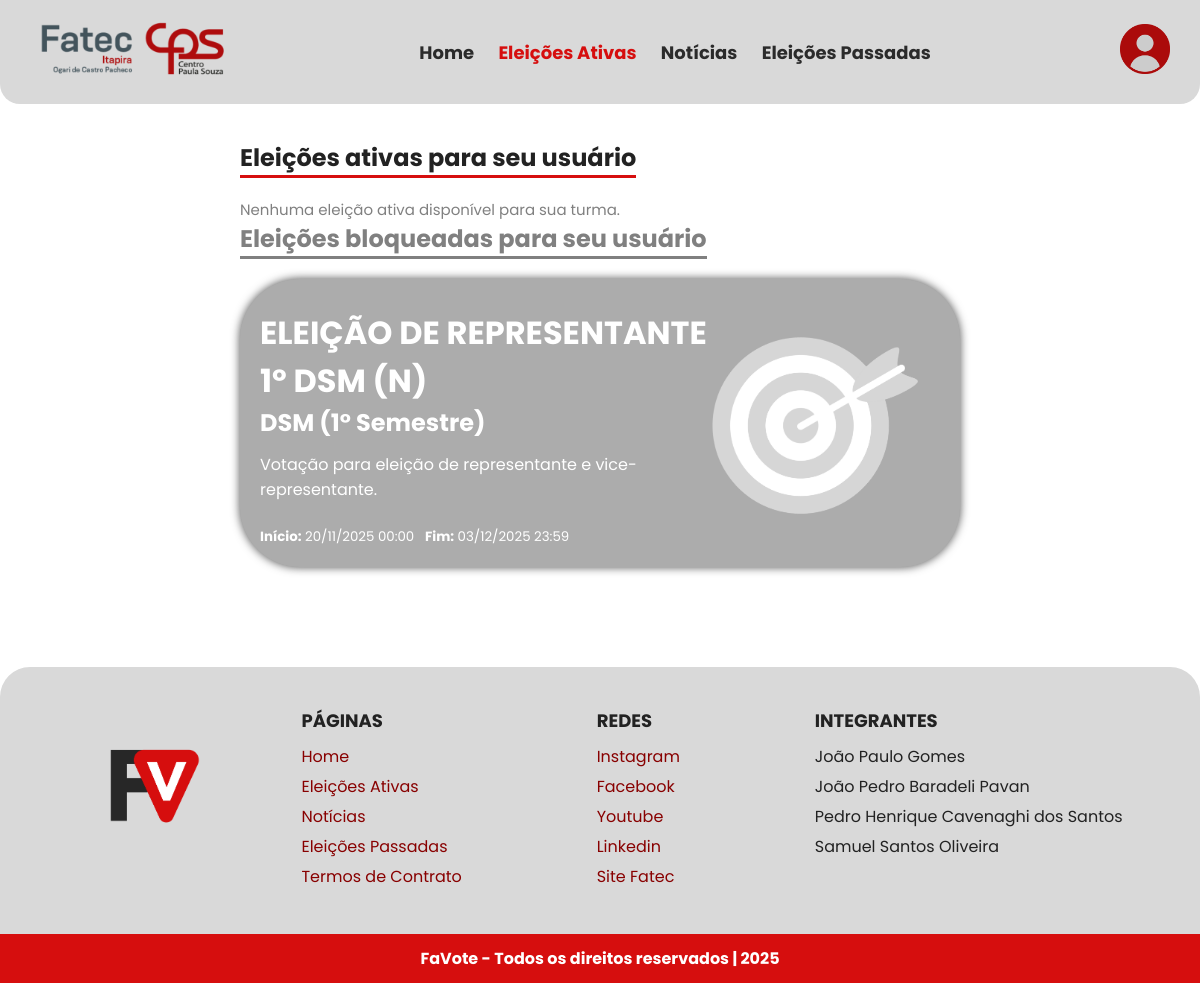
The app's page /Pages/eleAtive.php (signed in) with its own data.
### tables this page shows
CREATE TABLE `eleicoes` (
  `id` int(11) NOT NULL,
  `titulo` varchar(100) NOT NULL,
  `descricao` text DEFAULT NULL,
  `dataPostagem` datetime NOT NULL DEFAULT current_timestamp(),
  `data_inicio` datetime NOT NULL,
  `data_fim` datetime NOT NULL,
  `ativa` tinyint(1) DEFAULT 1,
  `turma_id` int(11) NOT NULL
);

CREATE TABLE `cursos` (
  `id` int(11) NOT NULL,
  `nome` varchar(50) NOT NULL
);

CREATE TABLE `semestres` (
  `id` int(11) NOT NULL,
  `nome` varchar(20) NOT NULL
);

### Pages/eleAtive.php (the view, shortened to what this page needs)
<?php
require '../php/config.php';
$turmaUsuario = isset($_SESSION['turma_id']) ? $_SESSION['turma_id'] : 0;
$sqlAtivas = "
SELECT
    e.*,
    c.nome AS curso_nome,
    s.nome AS semestre_nome
FROM eleicoes e
INNER JOIN turmas t ON e.turma_id = t.id
INNER JOIN cursos c ON t.curso_id = c.id
INNER JOIN semestres s ON t.semestre_id = s.id
WHERE e.ativa = 1 AND e.turma_id = ?
";
$stmtAtivas = $conexao->prepare($sqlAtivas);
$stmtAtivas->bind_param("i", $turmaUsuario);
$stmtAtivas->execute();
$resultAtivas = $stmtAtivas->get_result();
$sqlBloqueadas = "
SELECT
    e.*,
    c.nome AS curso_nome,
    s.nome AS semestre_nome
FROM eleicoes e
INNER JOIN turmas t ON e.turma_id = t.id
INNER JOIN cursos c ON t.curso_id = c.id
INNER JOIN semestres s ON t.semestre_id = s.id
WHERE e.ativa = 1 AND e.turma_id != ?
";
$stmtBloqueadas = $conexao->prepare($sqlBloqueadas);
$stmtBloqueadas->bind_param("i", $turmaUsuario);
$stmtBloqueadas->execute();
$resultBloqueadas = $stmtBloqueadas->get_result();
?>
<!DOCTYPE html>
<html lang="pt-br">
<head>
    <link rel="stylesheet" href="../Styles/eleAtive.css">
    <link rel="stylesheet" href="https://cdnjs.cloudflare.com/ajax/libs/animate.css/4.1.1/animate.min.css" />
    <link rel="stylesheet" href="https://cdnjs.cloudflare.com/ajax/libs/font-awesome/6.5.0/css/all.min.css">
</head>
<body>
    <header class="header">
        <div class="logo"><img src="../Images/logofatec.png" width="190"></div>
        <nav class="nav">
            <a href="home.php">Home</a>
            <a href="eleAtive.php" class="active">Eleições Ativas</a>
            <a href="news.php">Notícias</a>
            <a href="elePassa.php">Eleições Passadas</a>
        </nav>
        <div class="user-icon">
            <img src="../Images/user.png" width="50" alt="user" />
        </div>
    </header>
    <main class="main-content">
        <h2>Eleições ativas para seu usuário</h2>
        <?php if ($resultAtivas->num_rows > 0): ?>
            <?php
            $temEleicaoDisponivel = false;
            while ($eleicao = $resultAtivas->fetch_assoc()): ?>
                <?php
                $dataInicio = strtotime($eleicao['data_inicio']);
                $periodo_candidatura_aberto = (time() < $dataInicio + (7 * 24 * 60 * 60));
                ?>
                <?php if (!$periodo_candidatura_aberto): ?>
                    <?php $temEleicaoDisponivel = true;  ?>
                    <a href="votacao.php?id=<?php echo $eleicao['id']; ?>" style="text-decoration: none;">
                        <section class="main-vote">
                            <div class="vote-box">
                                <h1><?php echo strtoupper($eleicao['titulo']); ?></h1><br>
                                <h2 style="border-bottom: none; margin-top: -35px; margin-bottom: 12px; font-size: 24px;">
                                    <?php echo $eleicao['curso_nome'] . " (" . $eleicao['semestre_nome'] . ")"; ?>
                                </h2>
                                <p><?php echo htmlspecialchars($eleicao['descricao']); ?></p><br>
                                <small>
                                    <p>
                                        <strong>Início:</strong>
                                        <?php echo date('d/m/Y H:i', strtotime($eleicao['data_inicio'])); ?>
                                        &nbsp;
                                        <strong>Fim:</strong> <?php echo date('d/m/Y H:i', strtotime($eleicao['data_fim'])); ?>
                                    </p>
                                </small>
                            </div>
                            <div class="vote-img">
                                <img src="../Images/imgAlvo.png" width="310">
                            </div>
                        </section>
                    </a>
                <?php endif; ?>
            <?php endwhile; ?>
            <?php if (!$temEleicaoDisponivel): ?>
                <p style="color: gray; font-size: 15px; margin-bottom: 20px;">
                    Nenhuma eleição ativa disponível para sua turma.
                </p>
            <?php endif; ?>
        <?php else: ?>
            <p style="color: gray; font-size: 15px;">Nenhuma eleição ativa disponível para sua turma.</p>
        <?php endif; ?>
        <h2 style="color: gray; border-bottom: 3px solid gray;">Eleições bloqueadas para seu usuário</h2>
        <?php if ($resultBloqueadas->num_rows > 0): ?>
            <?php while ($eleicao = $resultBloqueadas->fetch_assoc()): ?>
                <section class="main-vote2">
                    <div class="vote-box">
                        <h1><?php echo strtoupper($eleicao['titulo']); ?></h1><br>
                        <h4 style="margin-top: -35px; margin-bottom: 12px; font-size: 24px;">
                            <?php echo $eleicao['curso_nome'] . " (" . $eleicao['semestre_nome'] . ")"; ?></h3>
                            <p><?php echo htmlspecialchars($eleicao['descricao']); ?></p><br>
                            <small>
                                <p>
                                    <strong>Início:</strong>
                                    <?php echo date('d/m/Y H:i', strtotime($eleicao['data_inicio'])); ?>
                                    <strong>Fim:</strong> <?php echo date('d/m/Y H:i', strtotime($eleicao['data_fim'])); ?>
                                </p>
                            </small>
                    </div>
                    <div class="vote-img">
                        <img style="margin-top: 5px;" src="../Images/imgAlvo2.png" width="310">
                    </div>
                </section>
            <?php endwhile; ?>
        <?php else: ?>
            <p style="color: gray; font-size: 15px;">Nenhuma eleição bloqueada encontrada.</p>
        <?php endif; ?>
    </main>
    <footer class="footer">
        <div class="footer-top">
            <div class="footer-logo">
                <img src="../Images/logoFaVote.png" width="70">
            </div>
            <div class="footer-links">
                <div>
                    <h4>PÁGINAS</h4>
                    <ul>
                        <li><a href="home.php">Home</a></li>
                        <li><a href="eleAtive.php">Eleições Ativas</a></li>
                        <li><a href="news.php">Notícias</a></li>
                        <li><a href="elepassa.php">Eleições Passadas</a></li>
                        <li><a href="termos.php">Termos de Contrato</a></li>
                    </ul>
                </div>
                <div>
                    <h4>REDES</h4>
                    <ul>
                        <li><a href="https://www.instagram.com/fatecdeitapira?igsh=MWUzNXMzcWNhZzB4Ng=="
                                target="_blank">Instagram</a></li>
                        <li><a href="https://www.facebook.com/share/16Y3jKo71m/" target="_blank">Facebook</a></li>
                        <li><a href="https://www.youtube.com/@fatecdeitapiraogaridecastr2131"
                                target="_blank">Youtube</a></li>
                        <li><a href="https://www.linkedin.com/school/faculdade-estadual-de-tecnologia-de-itapira-ogari-de-castro-pacheco/about/"
                                target="_blank">Linkedin</a></li>
                        <li><a href="https://fatecitapira.cps.sp.gov.br/" target="_blank">Site Fatec</a></li>
                    </ul>
                </div>
                <div>
                    <h4>INTEGRANTES</h4>
                    <ul>
                        <li>João Paulo Gomes</li>
                        <li>João Pedro Baradeli Pavan</li>
                        <li>Pedro Henrique Cavenaghi dos Santos</li>
                        <li>Samuel Santos Oliveira</li>
                    </ul>
                </div>
            </div>
        </div>
        <div class="footer-bottom">
            FaVote - Todos os direitos reservados | 2025
        </div>
    </footer>
</body>
</html>

### Styles/eleAtive.css (style rules this page uses)
* { box-sizing: border-box; font-family: 'Poppins'; margin: 0; padding: 0; }
body { background: #fff; color: #222; animation: fadeIn; animation-duration: 1s; scroll-behavior: smooth; display: flex; flex-direction: column; margin: 0; padding: 0; min-height: 100vh; }
.header { display: flex; align-items: center; justify-content: space-between; background: #d9d9d9; padding: 20px 30px; border-radius: 0 0 20px 20px; position: relative; }
.logo { margin-left: 10px; }
.nav a { margin: 0 10px; text-decoration: none; color: #2b2b2b; font-weight: bold; font-size: 18px; }
.nav a.active { color: #D60E0E; }
.user-icon img { cursor: pointer; filter: brightness(80%); }
.main-content { width: 60%; margin: 3% 20% 0% 20%; }
.main-content h2 { font-size: 24px; border-bottom: 3px solid #D60E0E; width: fit-content; margin-bottom: 20px; }
.vote-box { max-width: 600px; }
.vote-box h1 { font-size: 32px; margin-bottom: 10px; }
.vote-img { flex-shrink: 0; display: flex; justify-content: flex-end; align-items: center; max-width: 30%; margin-right: 40px; }
.vote-img img { width: 100%; height: auto; max-height: 100%; object-fit: contain; }
.main-vote2 { display: flex; justify-content: space-between; align-items: center; background: #acacac; color: white; border-radius: 60px; box-shadow: 0px 0px 10px rgba(0, 0, 0, 0.7); padding: 30px 0 20px 20px; margin-bottom: 40px; transition: 0.3s; }
.footer { margin-top: 60px; background: #d9d9d9; border-radius: 30px 30px 0 0; overflow: hidden; font-size: 16px; }
.footer-top { display: flex; justify-content: space-between; padding: 40px; flex-wrap: wrap; }
.footer-logo { font-size: 48px; font-weight: bold; margin: auto; transform: scale(1.5); }
.footer-links { justify-content: space-around; display: flex; gap: 60px; width: 80%; }
.footer-links h4 { font-size: 18px; margin-bottom: 10px; }
.footer-links ul { list-style: none; padding: 0; margin: 0; }
.footer-links li { margin-bottom: 5px; }
.footer-links a { text-decoration: none; color: #880000; transition: 1s; }
.footer-bottom { text-align: center; background: #D60E0E; color: white; padding: 12px; font-weight: bold; }

### records on screen
eleicoes: titulo "ELEIÇÃO DE REPRESENTANTE 1º DSM (N)", cursos.nome "DSM", semestres.nome "1° Semestre", descricao "Votação para eleição de representante e vice-representante.", data_inicio "20/11/2025 00:00", data_fim "03/12/2025 23:59"
